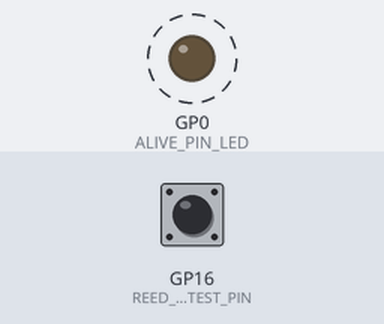
Simulated run of this program. Board: Raspberry Pi Pico. On the bench: output pins drawn as LEDs (lit = HIGH). Dashed ring = blinking. Inputs (shaded band) come from the test bench; at power-on: GP16 (REED_SWITCH_TEST_PIN) LOW. What the program prints to the serial monitor is not drawn.

Above: at 0.5 s.
Timing chart, 0 to 4.6 s (numbered marks = the images above):
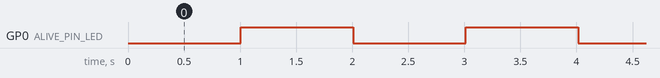

Measured:
- by itself, GP0 (ALIVE_PIN_LED): alternates HIGH for 1.0 s and LOW for 1.0 s

The program:

main.cpp
```cpp
#include <Arduino.h>

#define ALIVE_PIN_LED 0

#define REED_SWITCH_TEST_PIN 16

void setup() {
  Serial.begin(9600);

  pinMode(ALIVE_PIN_LED, OUTPUT);
  pinMode(REED_SWITCH_TEST_PIN, INPUT);
}

//#region Clock
long clock_counter = 0;

bool is_clock_time(int ms_interval) {
  return clock_counter % (ms_interval / 10) == 0;
}
//#endregion

//#region Alive LED
bool led_status = false;

void check_alive_led() {
  if (is_clock_time(1000)) {
    led_status = !led_status;
    digitalWrite(ALIVE_PIN_LED, led_status);
  }
}
//#endregion

void loop() {
  // Update clock
  clock_counter++;
  delay(10);

  // Toggle LED
  check_alive_led();

  Serial.println(digitalRead(REED_SWITCH_TEST_PIN));
}
```
